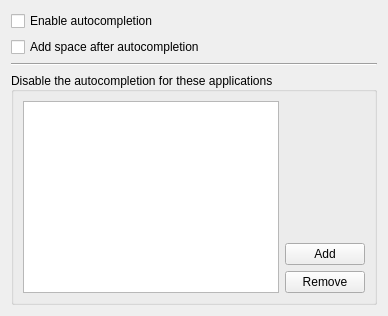
     <widget class="TabBar" name="tabAutocompletion">
      <property name="locale">
       <locale language="English" country="UnitedStates"/>
      </property>
      <attribute name="title">
       <string>Autocompletion</string>
      </attribute>
      <layout class="QGridLayout" name="gridLayout_6">
       <item row="1" column="0">
        <widget class="QCheckBox" name="tabAutocompletion_chkAddSpace">
         <property name="text">
          <string>Add space after autocompletion</string>
         </property>
        </widget>
       </item>
       <item row="2" column="0">
        <widget class="Line" name="line">
         <property name="orientation">
          <enum>Qt::Horizontal</enum>
         </property>
        </widget>
       </item>
       <item row="3" column="0">
        <widget class="QGroupBox" name="groupBox">
         <property name="layoutDirection">
          <enum>Qt::LeftToRight</enum>
         </property>
         <property name="title">
          <string>Disable the autocompletion for these applications</string>
         </property>
         <property name="alignment">
          <set>Qt::AlignLeading|Qt::AlignLeft|Qt::AlignVCenter</set>
         </property>
         <layout class="QHBoxLayout" name="horizontalLayout_5">
          <item>
           <widget class="QListWidget" name="tabAutocompletion_lstApp">
            <property name="maximumSize">
             <size>
              <width>166666</width>
              <height>16777215</height>
             </size>
            </property>
           </widget>
          </item>
          <item>
           <layout class="QVBoxLayout" name="verticalLayout_5">
            <item>
             <spacer name="verticalSpacer_13">
              <property name="orientation">
               <enum>Qt::Vertical</enum>
              </property>
              <property name="sizeHint" stdset="0">
               <size>
                <width>20</width>
                <height>40</height>
               </size>
              </property>
             </spacer>
            </item>
            <item>
             <widget class="QPushButton" name="tabAutocompletion_cmdAddApp">
              <property name="text">
               <string>Add</string>
              </property>
             </widget>
            </item>
            <item>
             <widget class="QPushButton" name="tabAutocompletion_cmdDelApp">
              <property name="text">
               <string>Remove</string>
              </property>
             </widget>
            </item>
           </layout>
          </item>
         </layout>
        </widget>
       </item>
       <item row="0" column="0">
        <widget class="QCheckBox" name="tabAutocompletion_chkTrueAutocomplit">
         <property name="text">
          <string>Enable autocompletion</string>
         </property>
        </widget>
       </item>
      </layout>
     </widget>
